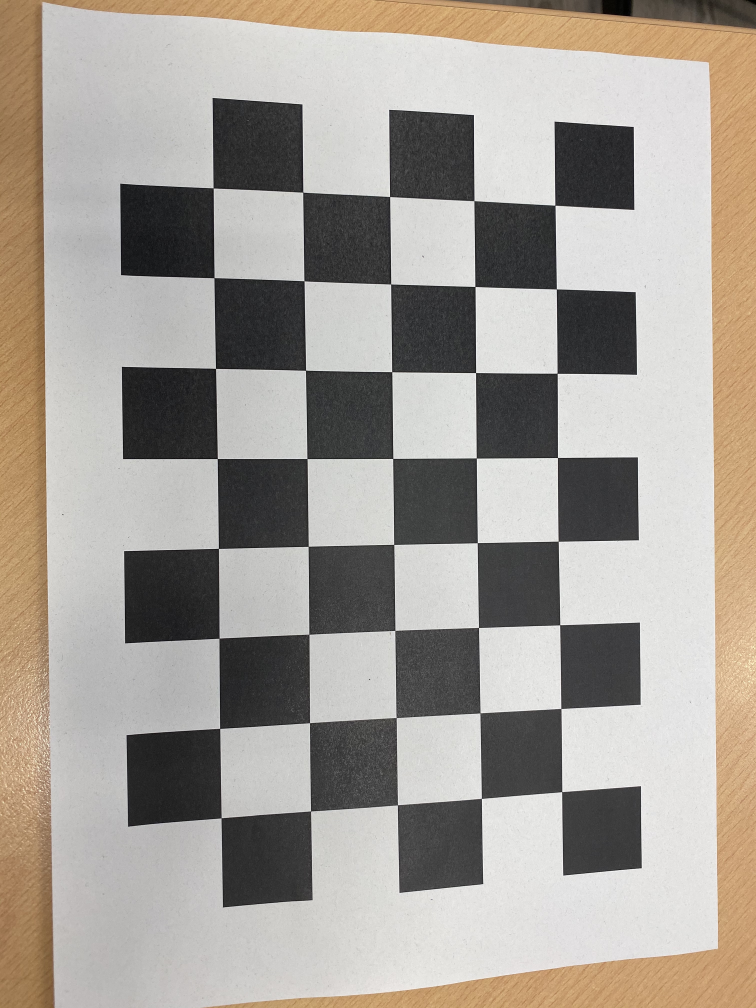
#> input picture calibration/es1/chessboard.jpg, 3024 x 4032 px (shown at 1/4 size)
$ python exercises.py
#> lines starting #> are read from the running program, lines starting #| are printed output that depends on the picture
#> (reads calibration/output/calib.txt from the repository)
import cv2
import os
import numpy as np
import argparse
from matplotlib import pyplot as plt

parser = argparse.ArgumentParser()
parser.add_argument("--img_path", default="./es1/chessboard.jpg", type=str)
parser.add_argument("--intrisics_path", default="output/calib.txt", type=str)
parser.add_argument("--output_folder", default="./output_es1/", type=str)
parser.add_argument("--square_size", default=26.5, type=float, help="square size in mm")
parser.add_argument("--pattern_size_x", default=8, type=int, help="square inner corner on x axis")
parser.add_argument("--pattern_size_y", default=5, type=int, help="square inner corner on y axis")
args = parser.parse_args()

img_name = args.img_path

square_size = float(args.square_size)
pattern_size = (args.pattern_size_x, args.pattern_size_y)

output_folder = args.output_folder
if output_folder and not os.path.isdir(output_folder):
    os.mkdir(output_folder)

#Initializing inner corner 3D coordinates
pattern_points = np.zeros((np.prod(pattern_size), 3), np.float32)
pattern_points[:, :2] = np.indices(pattern_size).T.reshape(-1, 2)
pattern_points *= square_size

def decode_intrisics(line):
    intr = np.fromstring(line.strip(), sep=" ")
    intr = intr.reshape([3,3])
    return intr

def decode_lensdist(line):
    dist = np.fromstring(line.strip(), sep=" ")
    return dist

def create_4x4_RT_matrix(rvec,tvec):
    r = np.asarray(cv2.Rodrigues(rvec)[0])
    t = np.asarray(tvec)
    mat3x4 = np.concatenate([r,t],axis=1)
    mat4x4 = np.concatenate([mat3x4, np.array([[0,0,0,1]])], axis=0)
    return mat4x4

def processImage(fn):
#> called with fn = './es1/chessboard.jpg'
    print('processing {}'.format(fn))
    img = cv2.imread(fn, 0)
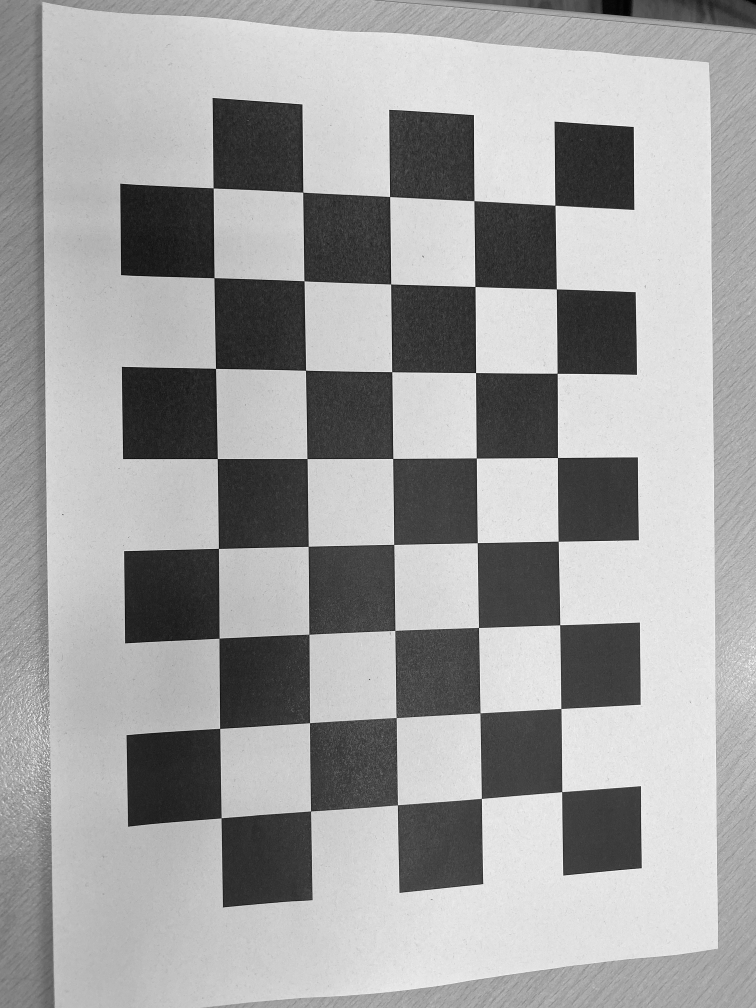
#> img: shape (4032, 3024) (shown at 1/4 size); min 0, max 255, mean 159.9
    h, w = img.shape[:2]
#> h = 4032; w = 3024

    if img is None:
        print("Failed to load", fn)
        return None
    print("H {}, W {}".format(h,w))
#| H 4032, W 3024

    assert w == img.shape[1] and h == img.shape[0], ("size: %d x %d ... " % (img.shape[1], img.shape[0]))

    found, corners = cv2.findChessboardCorners(img, pattern_size)
#> found = True; corners = 40 rows, first 8: [2221.7, 822.7], [2226.7, 1157.3], [2230, 1494.6], [2231.7, 1831.3], [2234.2, 2166.1], [2240.9, 2500.5], [2245.2, 2834.9], [2248.8, 3167.7]

    if found:
        #Refining corner position to subpixel iteratively until criteria  max_count=30 or criteria_eps_error=1 is sutisfied
        term = (cv2.TERM_CRITERIA_EPS + cv2.TERM_CRITERIA_COUNT, 5, 1)
        #Image Corners
        cv2.cornerSubPix(img, corners, (5, 5), (-1, -1), term)

    if not found:
        print('chessboard not found')
        return None

    print('           %s... OK' % fn)
    return (corners.reshape(-1, 2), pattern_points)

calib = open(args.intrisics_path).readlines()
camera_matrix = decode_intrisics(calib[0])
lens_dist = decode_lensdist(calib[1])
corners, pattern_points = processImage(img_name)
#> corners = 40 pairs, first value 854 to 2248.4, second value 753.6 to 3272.6; pattern_points = 40 rows, first 8: [0, 0, 0], [26.5, 0, 0], [53, 0, 0], [79.5, 0, 0], [106, 0, 0], [132.5, 0, 0], [159, 0, 0], [185.5, 0, 0]

homography = cv2.findHomography(pattern_points, corners)[0] #from 3D to 2D
#> homography = [[0.188, -13.45, 2221], [12.72, -1.13, 822], [2.11e-05, -0.000642, 1]]

_, rvec, tvec = cv2.solvePnP(pattern_points, corners, camera_matrix, lens_dist)
#> rvec = [-0.0667, -0.0747, 1.56]; tvec = [17.24, -53.88, 247.3]
rt = create_4x4_RT_matrix(rvec, tvec)
#> in create_4x4_RT_matrix, `r = np.asarray(cv2.Rodrigues(rvec)[0])`: r = [[0.00779, -0.996, -0.09], [1, 0.00825, -0.00475], [0.00547, -0.09, 0.996]]
#> in create_4x4_RT_matrix, `t = np.asarray(tvec)`: t = [17.24, -53.88, 247.3]
#> in create_4x4_RT_matrix, `mat3x4 = np.concatenate([r,t],axis=1)`: mat3x4 = [[0.00779, -0.996, -0.09, 17.24], [1, 0.00825, -0.00475, -53.88], [0.00547, -0.09, 0.996, 247.3]]
#> in create_4x4_RT_matrix, `mat4x4 = np.concatenate([mat3x4, np.array([[0,0,0,1]])], axis=0)`: mat4x4 = [[0.00779, -0.996, -0.09, 17.24], [1, 0.00825, -0.00475, -53.88], [0.00547, -0.09, 0.996, 247.3], [0, 0, 0, 1]]
#> rt has the same summary as mat4x4 in create_4x4_RT_matrix

# [218 lines left out: functions es1a_extr_intr, es1a, es1b_extr_intr, es1b, es2_extr_intr, es2 and 2 more, not called in this run]
